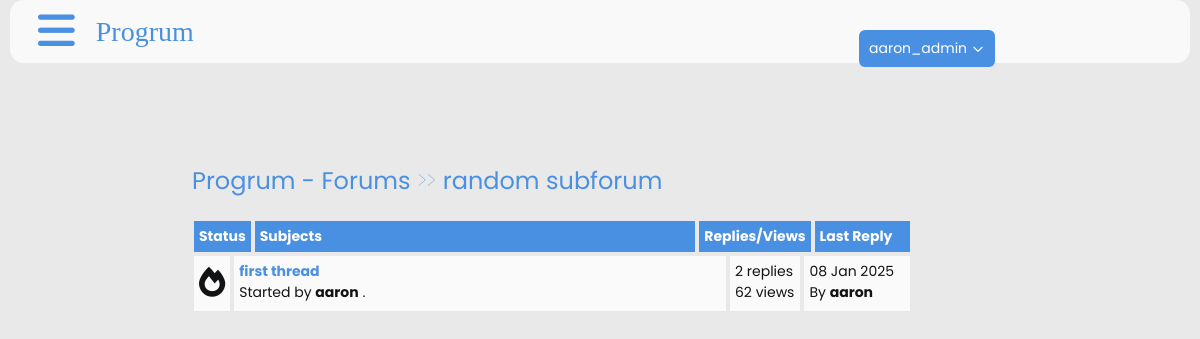
Page /threads/ (signed in) on the committed database.
### thread/models.py (models this page shows, shortened)
class Thread(models.Model):
    forum = models.ForeignKey(
        Forum, related_name='threads', on_delete=models.PROTECT)
    title = models.CharField(max_length=100)
    created_by = models.ForeignKey(User, on_delete=models.CASCADE)
    body = models.TextField()
    slug = models.SlugField(unique=True)
    created_at = models.DateTimeField(auto_now_add=True)
    updated_at = models.DateTimeField(auto_now=True)
    views = models.PositiveIntegerField(default=0)

### post/models.py (models this page shows, shortened)
class Post(models.Model):
    thread = models.ForeignKey(Thread, related_name='posts', on_delete=models.CASCADE)
    author = models.ForeignKey(User, on_delete=models.CASCADE)
    body = models.TextField()
    slug = models.SlugField()
    created_at = models.DateTimeField(auto_now_add=True)
    updated_at = models.DateTimeField(auto_now=True)

### thread/views.py (the view)
# urls.py: path("", views.threads_list, name="threads_list"),
def threads_list(request):
    threads = Thread.objects.annotate(
        post_count=Count('posts')).order_by('-created_at')
    forums = Forum.objects.all()
    latest_posts = {}
    for forum in forums:
        latest_post = Post.objects.filter(
            thread__forum=forum).order_by('-created_at').first()
        latest_posts[forum.id] = latest_post
    return render(request, 'threads/threads_list.html', {'threads': threads, 'latest_posts': latest_posts})

### thread/templatetags/dict_extras.py (called while the page is built)
@register.filter
def dict_get(d, key):
    return d.get(key, None)

### thread/templates/threads/threads_list.html (shortened to what this page needs)
{% extends '_base.html' %}
{% block content %}
  {% load dict_extras %}
  <div class="container">
    <div class="navigate">
      <span><a href="{% url 'index' %}">Progrum - Forums</a> >> <a href="">random subforum</a></span>
    </div>
    <div class="posts-table">
      <div class="table-head">
        <div class="status">Status</div>
        <div class="subjects">Subjects</div>
        <div class="replies">Replies/Views</div>
        <div class="last-reply">Last Reply</div>
      </div>
      {% for thread in threads %}
        <div class="table-row">
          <div class="status">
            <i class="fa fa-fire"></i>
          </div>
          <div class="subjects">
            <a href="{% url 'thread_page' slug=thread.slug %}">{{ thread.title }}</a>
            <br />
            <span>Started by <b>{{ thread.created_by }}</b> .</span>
          </div>
          <div class="replies">
            {{ thread.post_count }} replies <br /> {{ thread.views }} views
          </div>
          <div class="last-reply">
            {% with latest_post=latest_posts|dict_get:thread.forum.id %}
              {% if latest_post %}
                {{ latest_post.created_at|date:'d M Y' }} <br /> By <b>{{ latest_post.author }}</b>
              {% else %}
                <p>No posts yet.</p>
              {% endif %}
            {% endwith %}
          </div>
        </div>
      {% endfor %}
    </div>
  </div>
{% endblock %}

### templates/_base.html (shortened to what this page needs)
{% load compress %}
{% load static %}
<!DOCTYPE html>
<html lang="en">
  <head>
    <link rel="stylesheet" href="https://cdnjs.cloudflare.com/ajax/libs/font-awesome/6.0.0/css/all.min.css" />
    {% compress css %}
    <link rel="stylesheet" href="{% static 'src/output.css' %}" />
    <link rel="stylesheet" href="{% static 'css/style.css' %}" />
    {% endcompress %}
  </head>
  <body class="">
    <header>
      <div class="navbar">
        <a class="bar-icon" id="iconBar" onclick="hideIconBar()"><i class="fa fa-bars"></i></a>
        <div class="brand">Progrum</div>
      </div>
      <ul class="search-box flex">
        {% if user.is_authenticated %}
          <li class="mx-2 relative">
            <button id="dropdownButton" class="flex items-center">
              {{ user.username }}
              <svg class="ml-1 w-4 h-4" fill="none" stroke="currentColor" viewBox="0 0 24 24">
                <path stroke-linecap="round" stroke-linejoin="round" stroke-width="2" d="M19 9l-7 7-7-7"></path>
              </svg>
            </button>
          </li>
        {% endif %}
      </ul>
    </header>
    <main class="container mx-auto mt-4">
      <div class="mx-4 lg:mx-32">
        {% block content %}
        {% endblock %}
      </div>
    </main>
  </body>
</html>

### static/css/style.css (style rules this page uses)
* { box-sizing: border-box; }
html { font-size: 14px; font-family: "Poppins", sans-serif; background-color: rgb(233, 233, 233); color: #111314; }
a { color: #4a90e2; font-weight: bolder; text-decoration: none; }
.container { margin: 20px; padding: 20px; }
header { margin-inline: 10px; }
.navbar { display: flex; align-items: center; background-color: #f9f9f9; border-radius: 1rem; }
.bar-icon { font-size: 3rem; display: inline-block; margin-left: 2rem; color: #4a90e2; cursor: pointer; }
.brand { font-size: 2rem; display: inline-block; margin-left: 1.5rem; color: #4a90e2; font-family: aquire; }
.search-box button { padding: 8px 10px; background-color: #4a90e2; color: #fff; border: none; border-radius: 6px; font-size: 14px; cursor: pointer; transition: background-color 0.3s ease, transform 0.2s ease; white-space: nowrap; }
@media (min-width: 769px) { .search-box { position: absolute; top: 30px; left: 71%; width: 27%; margin: 0; } }
.table-head { display: flex; }
.table-head div { padding: 5px; margin: 2px; background-color: #4a90e2; font-weight: bold; color: #ffffff; }
.table-head .status { flex: 5%; }
.table-head .subjects { flex: 70%; }
.table-head .replies { flex: 10%; }
.table-head .last-reply { flex: 15%; }
.table-row { display: flex; }
.table-row .status, .table-row .subjects, .table-row .replies, .table-row .last-reply { padding: 5px; margin: 2px; background-color: #fafafa; }
.table-row .status { flex: 5%; font-size: 30px; text-align: center; }
.table-row .subjects { flex: 70%; }
.table-row .replies { flex: 10%; }
.table-row .last-reply { flex: 15%; }
.navigate { margin-block: 20px; font-weight: lighter; font-size: 24px; color: #4a90e2; }
.navigate a { color: #4a90e2; }

### rows in the picture
Thread: title "first thread", created_by "aaron", post_count "2", views "62"
Post: created_at "08 Jan 2025", author "aaron"

### other values in the picture
{{ user.username }} "aaron_admin"
